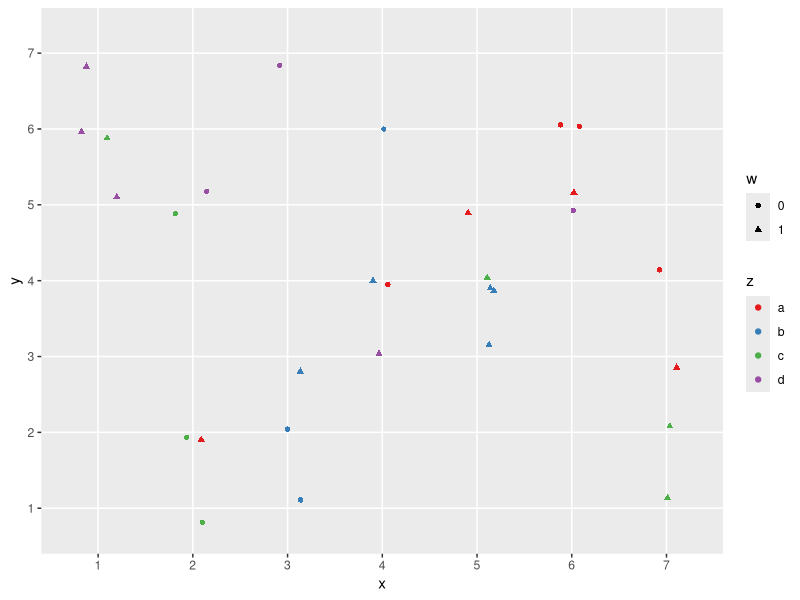
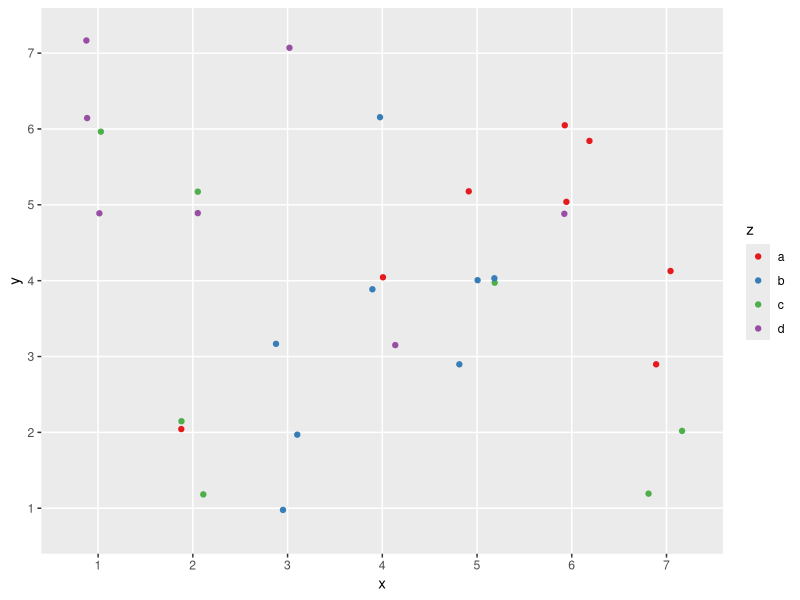
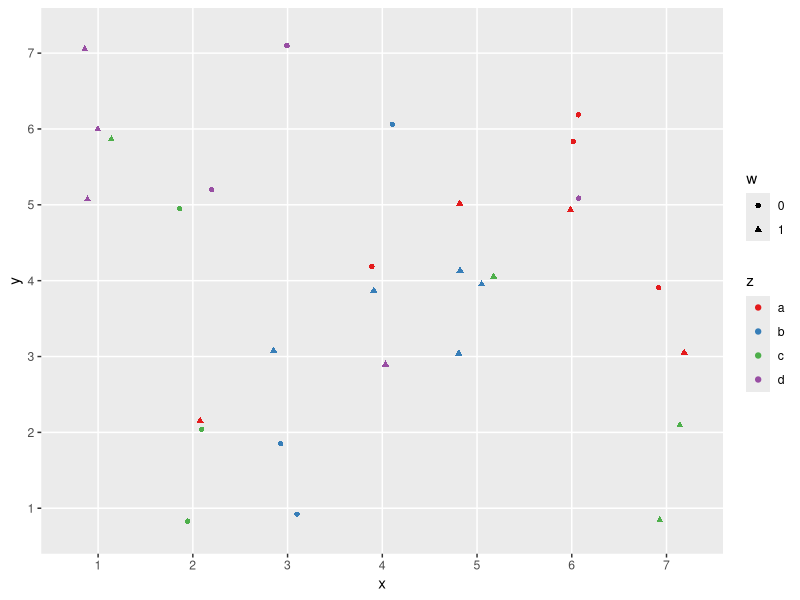

The R source for these figures, in order: (Note: this script raises an error after producing the figures.)
###### Aufgabe 3 ########
# Funktionen

#a)
## Eine Funktion, die verschiedene geeignete deskriptive Statistiken
## für metrische Variablen berechnet und ausgibt

deskr <- function(x, ...){
  cat(" Deskriptive Statistiken: \n",
  "------------------------\n",
  "Arithm. Mittel:", mean(x, ...), "\n",
  "Median:", median(x, ...), "\n",
  "Varianz:", var(x, ...), "\n",
  "Std.abw.:", sd(x, ...), "\n",
  "Range:", range(x, ...), "\n",
  "Quantile: \n")
  for(i in 1:5){
    p <- c("0%:  ", "25%: ", "50%: ", "75%: ", "100%:")
    cat("  ", p[i] , quantile(x, type = 2, ...)[i], "\n")
  }
  cat(" ------------------------\n")
}

## Beispiele:
deskr(iris$Sepal.Length)
deskr(c(NA, 1:10), na.rm = TRUE)  ## mit NA und weitergereichtem na.rm

#b)

#c)

#d)

#e)


#f) Eine Funktion, die eine geeignete Visualisierung von drei oder vier kategorialen Variablen erstellt
library(ggplot2)
#Aufruf mit optionalem vierten Element
katVis <- function(x, y, z, w=NULL){
  # Variablen umsortieren, damit der Plot übersichtlich bleibt (Variable mit den wenigsten Leveln für color)
  if(which.min(c(nlevels(x), nlevels(y), nlevels(z)))!=3 & nlevels(x)<nlevels(y)){swap(x,z)}
  if(which.min(c(nlevels(x), nlevels(y), nlevels(z)))!=3 & nlevels(y)<nlevels(x)){swap(y,z)}
  # für drei Variablen
  if(is.null(w)){
    ggplot(data.frame(x,y,z)) + geom_jitter(aes(x,y,color=z), height=0.2, width=0.2) + scale_color_brewer(palette="Set1")
  }
  # für vier Variablen
  else{
    # umsortieren, Variable mit wenigsten Leveln für shape
    if(which.min(c(nlevels(x), nlevels(y), nlevels(z), nlevels(w)))!=4){swap(z,w)}
    ggplot(data.frame(x,y,z,w)) + geom_jitter(aes(x,y,color=z, shape=w), height=0.2, width=0.2) + scale_color_brewer(palette="Set1")
  }
}

# Hilfsfunktion swap
swap <- function(x,y) {
  eval( parse( text = paste(
    "swap_unique_var_a<-", substitute(x), ";",
    substitute(x), "<-", substitute(y), ";",
    substitute(y), "<-swap_unique_var_a") ), env=parent.frame() )
}

##Testdaten
x <- factor(sample(rep(letters[1:4], 10), 30))
y <- ordered(sample(rep(1:7, 10), 30))
z <- ordered(sample(rep(1:7, 10), 30))
w <- factor(sample(rep(0:1, 100), 30))

katVis(x,y,z,w)
katVis(x,y,z)
katVis(w,y,z,x)
katVis(w,z)




